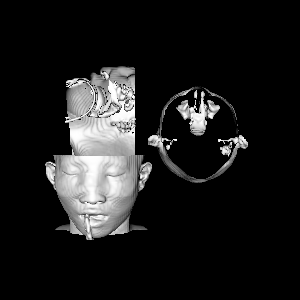

Reproduce this figure in Python.
#!/usr/bin/env python

# Write and read XML image data in ASCII, appended, and binary modes, then render contours.

import os
import tempfile

import vtkmodules.vtkInteractionStyle  # noqa: F401
import vtkmodules.vtkRenderingFreeType  # noqa: F401
import vtkmodules.vtkRenderingOpenGL2  # noqa: F401

from vtkmodules.vtkCommonDataModel import vtkImageData
from vtkmodules.vtkFiltersCore import vtkContourFilter
from vtkmodules.vtkIOImage import vtkImageReader
from vtkmodules.vtkIOXML import (
    vtkXMLImageDataReader,
    vtkXMLImageDataWriter,
)
from vtkmodules.vtkImagingCore import vtkExtractVOI
from vtkmodules.vtkRenderingCore import (
    vtkActor,
    vtkPolyDataMapper,
    vtkRenderWindow,
    vtkRenderWindowInteractor,
    vtkRenderer,
)

# Data and temp paths
data_dir = os.environ.get("VPE_DATA_DIR", os.path.dirname(os.path.abspath(__file__)))
temp_dir = tempfile.mkdtemp()
file_0 = os.path.join(temp_dir, "idFile0.vti")
file_1 = os.path.join(temp_dir, "idFile1.vti")
file_2 = os.path.join(temp_dir, "idFile2.vti")

# Read image data
image_reader = vtkImageReader()
image_reader.SetDataByteOrderToLittleEndian()
image_reader.SetDataExtent(0, 63, 0, 63, 1, 93)
image_reader.SetDataSpacing(3.2, 3.2, 1.5)
image_reader.SetFilePrefix(os.path.join(data_dir, "headsq", "quarter"))
image_reader.Update()

# Add direction matrix
direction = [1, 0, 0, 0, -1, 0, 0, 0, -1]
image = image_reader.GetOutput()
image.SetDirectionMatrix(direction)

# Extract a sub-volume
extract = vtkExtractVOI()
extract.SetInputData(image)
extract.SetVOI(0, 63, 0, 63, 0, 45)
extract.Update()

# Write in ASCII mode (extracted piece)
id_writer = vtkXMLImageDataWriter()
id_writer.SetFileName(file_0)
id_writer.SetDataModeToAscii()
id_writer.SetInputData(extract.GetOutput())
id_writer.Write()

# Write in appended mode (whole image, 2 pieces)
id_writer.SetFileName(file_1)
id_writer.SetDataModeToAppended()
id_writer.SetInputData(image)
id_writer.SetNumberOfPieces(2)
id_writer.Write()

# Write in binary mode (partial extent)
id_writer.SetFileName(file_2)
id_writer.SetDataModeToBinary()
id_writer.SetWriteExtent(1, 31, 4, 63, 12, 92)
id_writer.Write()

# Read the extracted grid
reader = vtkXMLImageDataReader()
reader.SetFileName(file_0)
reader.WholeSlicesOff()
reader.Update()

id_0 = vtkImageData()
id_0.DeepCopy(reader.GetOutput())
contour_0 = vtkContourFilter()
contour_0.SetInputData(id_0)
contour_0.SetValue(0, 500)

mapper_0 = vtkPolyDataMapper()
mapper_0.SetInputConnection(contour_0.GetOutputPort())
mapper_0.ScalarVisibilityOff()

actor_0 = vtkActor()
actor_0.SetMapper(mapper_0)
actor_0.SetPosition(180, -60, 0)

# Read the whole image (verify direction matrix)
reader.SetFileName(file_1)
reader.WholeSlicesOn()
reader.Update()

read_direction = reader.GetOutput().GetDirectionMatrix()
for i in range(3):
    for j in range(3):
        assert read_direction.GetElement(i, j) == direction[i * 3 + j]

id_1 = vtkImageData()
id_1.DeepCopy(reader.GetOutput())
contour_1 = vtkContourFilter()
contour_1.SetInputData(id_1)
contour_1.SetValue(0, 500)

mapper_1 = vtkPolyDataMapper()
mapper_1.SetInputConnection(contour_1.GetOutputPort())
mapper_1.ScalarVisibilityOff()

actor_1 = vtkActor()
actor_1.SetMapper(mapper_1)
actor_1.SetOrientation(90, 0, 0)

# Read the partially written image
reader.SetFileName(file_2)
reader.Update()

contour_2 = vtkContourFilter()
contour_2.SetInputConnection(reader.GetOutputPort())
contour_2.SetValue(0, 500)

mapper_2 = vtkPolyDataMapper()
mapper_2.SetInputConnection(contour_2.GetOutputPort())
mapper_2.ScalarVisibilityOff()

actor_2 = vtkActor()
actor_2.SetMapper(mapper_2)
actor_2.SetOrientation(0, -90, 0)
actor_2.SetPosition(180, -30, 0)

# Renderer
renderer = vtkRenderer()
renderer.AddActor(actor_0)
renderer.AddActor(actor_1)
renderer.AddActor(actor_2)

# Render window
render_window = vtkRenderWindow()
render_window.AddRenderer(renderer)
render_window.SetWindowName("xml imagedata")
render_window.SetMultiSamples(0)
render_window.SetSize(300, 300)

# Interactor
interactor = vtkRenderWindowInteractor()
interactor.SetRenderWindow(render_window)

interactor.Initialize()
interactor.Start()

# Clean up
for f in [file_0, file_1, file_2]:
    os.remove(f)
os.rmdir(temp_dir)
